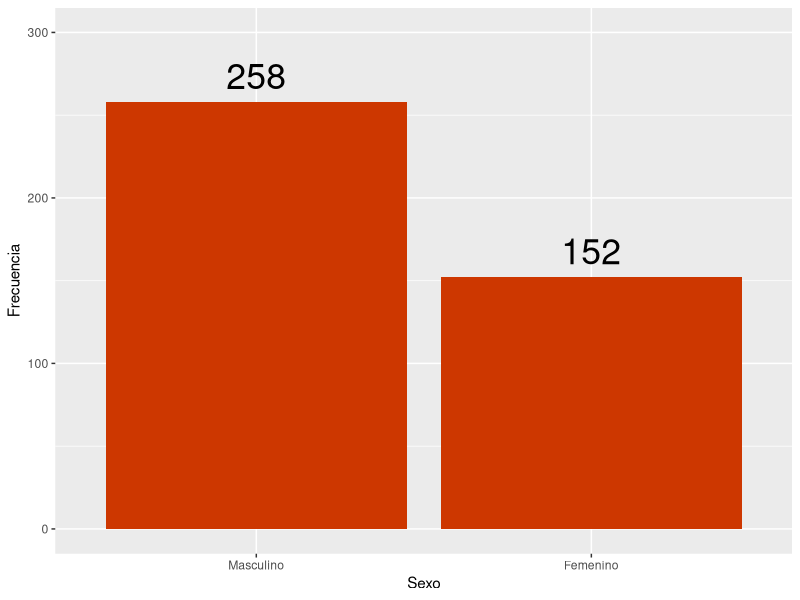
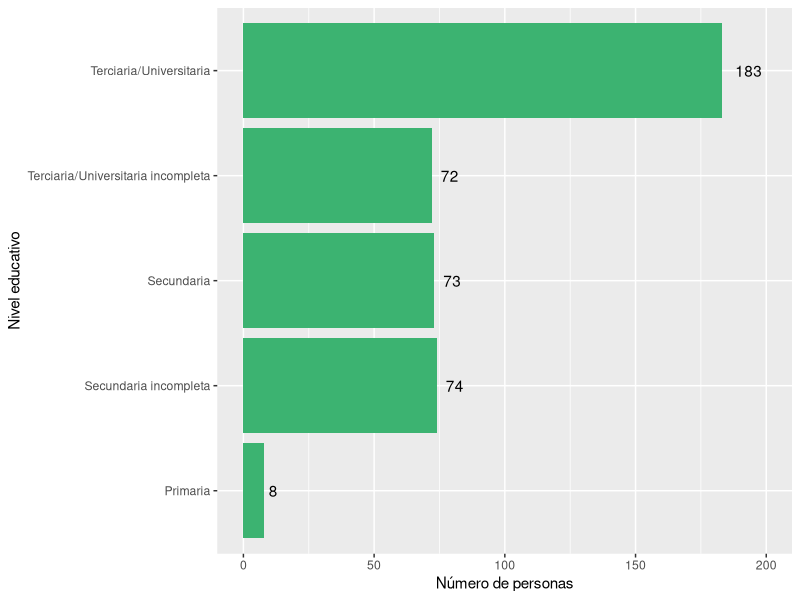
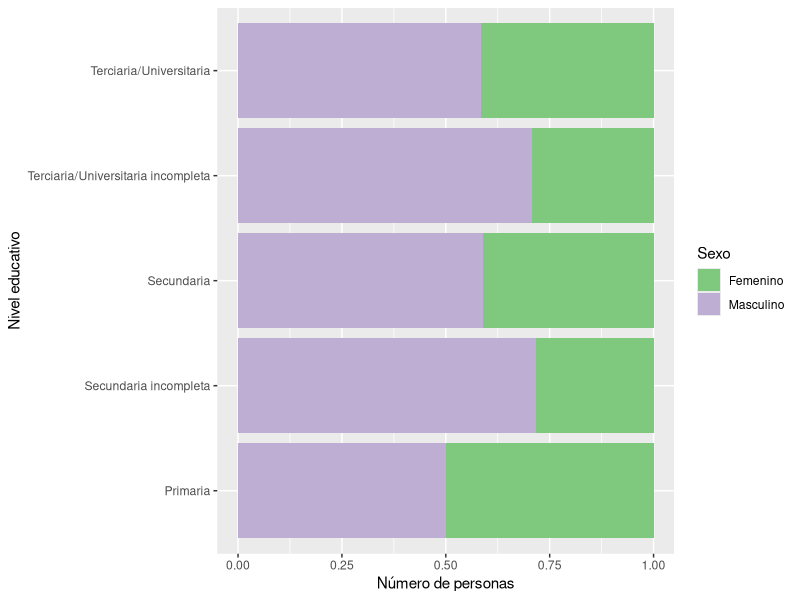
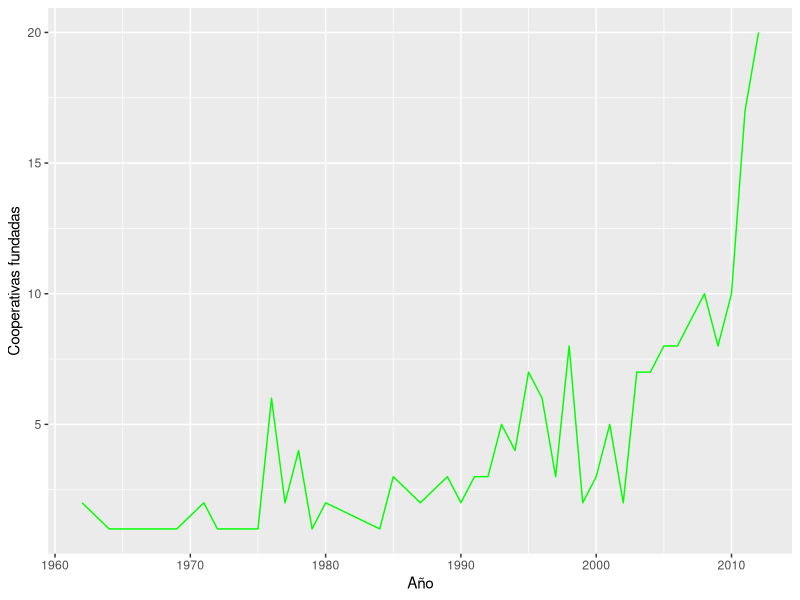
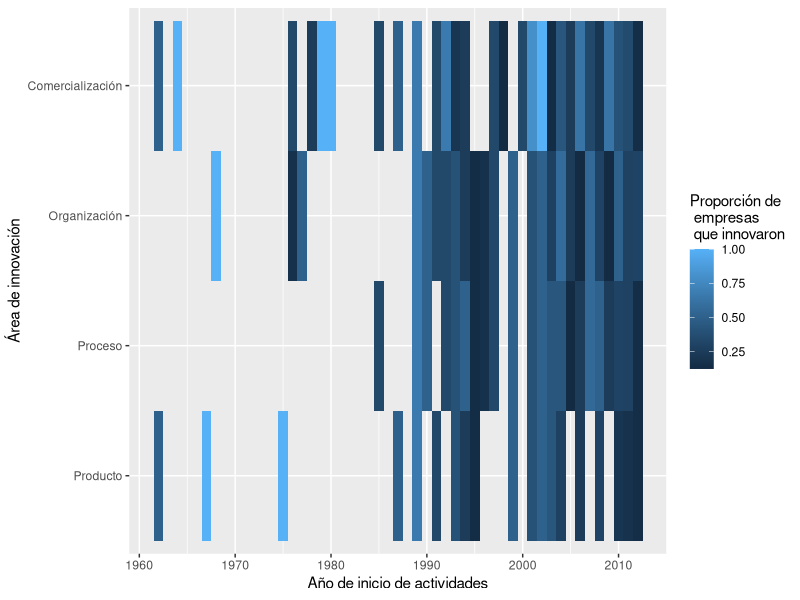
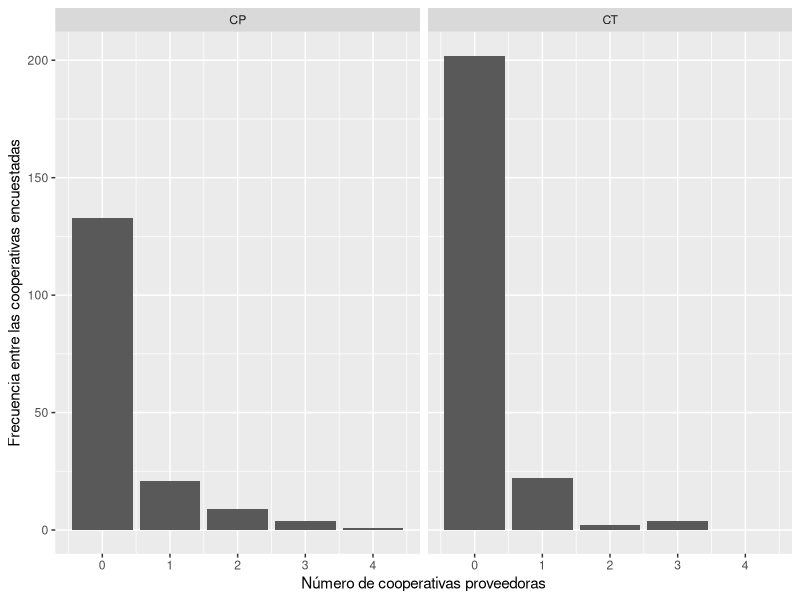
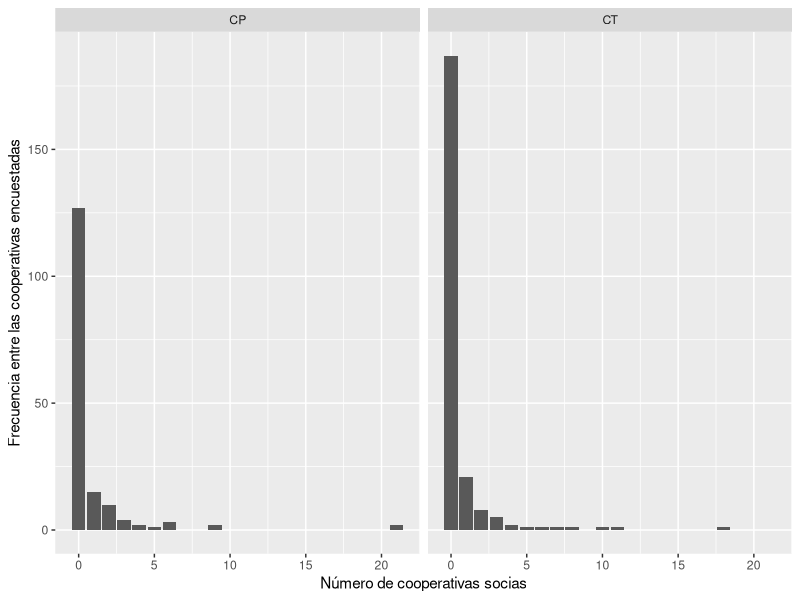
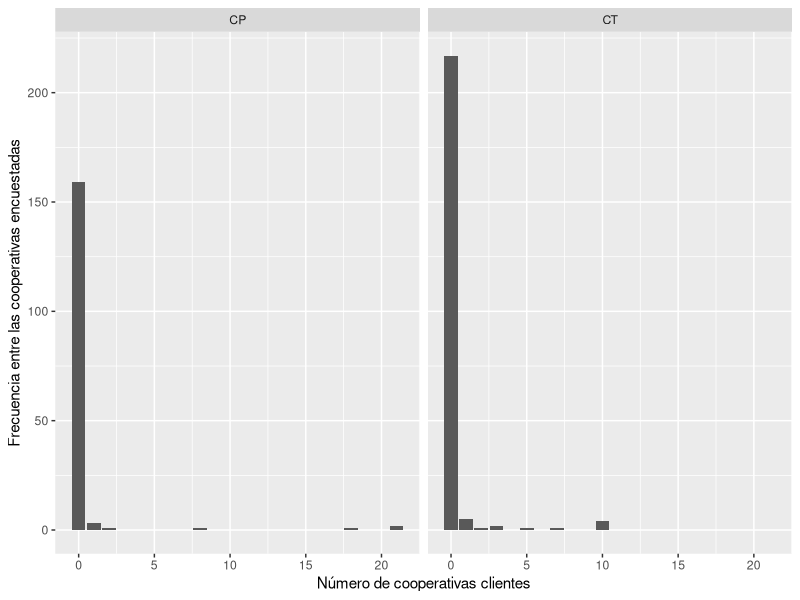

The R script that drew these images, in order:
## ---- chunk 1
knitr::opts_chunk$set(echo = FALSE, fig.pos = 'hbpt')
## ---- chunk 2
### PREPARACIÓN DE LOS DATOS ###

library(tidyverse)
library(haven)
library(xtable)
library(lubridate)

datos <- read_dta("Datos/2011_2013panel.dta")

#Datos sobre: info general, cantidad de ocupados segun categorias   

gen_ocup <- datos %>% select(form, año, cp, ct, a22cargo, a4, a11a1, a11a2, a11a3,b1, starts_with("b2a", ignore.case = FALSE), starts_with("b2b", ignore.case = FALSE), starts_with("b3soc"))

#Datos sobre: supervisión y conflicto: gestion, ausentismo

sup_conf <- datos %>%
  select(form, año, f21, f22, f23, f3, f3b1, f3b2, f3b3, f4bactitud, f4ccalidad)

  
#Datos sobre: tecnologia e innovación

tecno <- datos %>%
  select(form, año, g11:g31, g31:g31resul, g4proc:g422emp, g41a, g41b, g43a:g44b)
  
#Opiniones del entrevistado

opinion <- datos %>%
  select(form, año, h1posturaa, h5pacienci, h84educaci, h89sexo)

##Remuneraciones

#Salarios nominales promedio por categoria
Salarios <- datos %>% 
  select(form, año, c31asal:c36rs) 

##Inversion y financiamiento

EdiCons <- datos %>%
  select(Capital=d11capcap, Gastos= d11invgasg, Ingresos=d11invingi, Inversiones=d11invinv, Activo=d11actact)

TotAct <- datos %>%
  select(d16captot:d16acttot)

TotPas <- datos %>%
  select(d2tot)


#Trabajadores que ingresaron y dejaron la cooperativa por edad.
TraIng <- datos %>%
  select(año, b18a35soc:b18atot)

TraDej <- datos %>%
  select(año, b14a35soc:b14atot)

## ---- chunk 3
opinion %>%
  filter(is.na(h89sexo) == FALSE) %>%  #En el primer anio no se pregunto
  ggplot(aes(as.factor(h89sexo))) +
  geom_bar(fill = "orangered3") +
  labs(x = "Sexo", y = "Frecuencia") +
  scale_x_discrete(labels = c("Masculino", "Femenino") ) +
  geom_text(aes(y = (..count..), label = (..count..)), stat = "count", vjust = -.5, size = 9) +
  ylim(0, 300)
## ---- chunk 4
opinion %>%
  filter(is.na(h89sexo) == FALSE) %>%  #En el primer anio no se pregunto
  ggplot() +
  geom_bar(aes(as.factor(h84educaci)), fill = "mediumseagreen") +
  scale_x_discrete(labels = c("Primaria", "Secundaria incompleta", "Secundaria", "Terciaria/Universitaria incompleta", "Terciaria/Universitaria")) +
  coord_flip() +
  labs(x = "Nivel educativo", y = "Número de personas") +
  geom_text(aes(x = h84educaci, y = (..count..), label = (..count..)), stat = "count", hjust = -.5) + ylim(0, 200)
## ---- chunk 5
opinion %>%
  filter(is.na(h89sexo) == FALSE) %>%
  mutate(h89sexo = recode(h89sexo, `1` = "Masculino", `2` = "Femenino")) %>%
  ggplot() +
  geom_bar(aes(as.factor(h84educaci), fill = as.factor(h89sexo)), position = "fill") +
  scale_fill_discrete(labels = c("Masculino", "Femenino")) +
  scale_fill_brewer(palette = "Accent") +
  scale_x_discrete(labels = c("Primaria", "Secundaria incompleta", "Secundaria", "Terciaria/Universitaria incompleta", "Terciaria/Universitaria")) +
  coord_flip() +
  labs(x = "Nivel educativo", y = "Número de personas", fill = "Sexo") 
## ---- chunk 6
#Cuanta gente dejó e ingresó a la cooperativa por tramos de edad?

TraDej %>% 
  filter(año == 2) %>%
  gather("Tramos", "Cantidad", -año) %>%
  mutate(Tramos = recode(Tramos, b14a35tot = "Menores de 35 años", b14a36a50t = "Entre 36-50 años", b14a51tot = "Mayores de 51 años", b14atotsoc = "Total de socios", b14atotasa = "Total de asalariados", b14atot = "Total de trabajadores"))

    
## ---- chunk 7
inno_arr <- datos %>%
  select(form, año, cp, a4, g4prod, g4proc, g4org, g4com) %>%
  mutate(a4 = as.Date(a4, format = "%d/%m/%Y")) %>%
  filter(a4 > "1800-01-01" & a4 < "2013-01-01", is.na(g4prod) == FALSE, is.na(g4proc) == FALSE, is.na(g4org) == FALSE, is.na(g4com) == FALSE, cp == 1)

inno_arr %>%
  mutate(a4 = year(a4)) %>%
  group_by(a4) %>%
  summarise(n = n()) %>%
  ggplot() +
  geom_line(aes(x = a4, y = n), color = "green") +
  labs(x = "Año", y = "Cooperativas fundadas")
## ---- chunk 8
inno_arr %>%
  gather("tipo", "hubo", g4prod, g4proc, g4org, g4com) %>%
  mutate(a4 = year(a4), hubo = recode(hubo, `1` = "Sí", `2` = "No")) %>%
  group_by(a4, tipo, hubo) %>%
  summarise(n = n()) %>%
  mutate(prop = n/sum(n)) %>%
  filter(hubo != "No") %>%
  ggplot() +
  geom_tile(aes(x = a4, y = tipo, fill = prop)) +
  scale_y_discrete(labels = c("Producto", "Proceso", "Organización", "Comercialización")) + 
  labs(x = "Año de inicio de actividades", y = "Área de innovación", fill = "Proporción de \n empresas \n que innovaron") 
## ---- chunk 9

#Se podria hacer reactivo en shiny
#ver outliers

gen_ocup %>%
  mutate(tipo_coop = case_when(cp == 1 & is.na(ct) ~ "CP", ct == 1  ~ "CT")) %>%
  filter(a11a1 < 500) %>% #Hay un outlier que afecta la grafica
  ggplot() + 
  geom_bar(aes(x = a11a1)) +
  facet_wrap(vars(tipo_coop)) +
  labs(x = "Número de cooperativas proveedoras", y = "Frecuencia entre las cooperativas encuestadas")
## ---- chunk 10

#Se podria hacer reactivo en shiny
#Conviene hacerlo en proporciones, sacar el 0 o algo para presentarlo mejor? 
#Capaz se puede sacar el 0 y ponerlo en un comentario del grafico


gen_ocup %>%
  mutate(tipo_coop = case_when(cp == 1 & is.na(ct) ~ "CP", ct == 1  ~ "CT")) %>%
  filter(a11a2 < 500) %>% #Hay un outlier que afecta la grafica
  ggplot() + 
  geom_bar(aes(x = a11a2)) +
  facet_wrap(vars(tipo_coop)) +
  labs(x = "Número de cooperativas socias", y = "Frecuencia entre las cooperativas encuestadas")

## ---- chunk 11

#Se podria hacer reactivo en shiny

gen_ocup %>%
  mutate(tipo_coop = case_when(cp == 1 & is.na(ct) ~ "CP", ct == 1  ~ "CT")) %>%
  filter(a11a3 < 500) %>% #Hay un outlier que afecta la grafica
  ggplot() + 
  geom_bar(aes(x = a11a3)) +
  facet_wrap(vars(tipo_coop)) +
  labs(x = "Número de cooperativas clientes", y = "Frecuencia entre las cooperativas encuestadas")
## ---- chunk 12
datos %>%
  select(form, año, g31:g31resul) %>%
  rename("invierte"= g31, "monto"= g31inv, "resultado"= g31resul) %>%
  mutate(resultado= recode(resultado, `1` = "Muy malo", `2` = "Malo", `3` = "Nulo", `4` = "Bueno", `5` = "Muy bueno")) %>%
  ggplot() +
  geom_boxplot(aes(x= resultado, y= monto))



## ---- chunk 13

## ---- chunk 14
ggplot(inno_arr) +
  geom_bar(aes(year(a4), fill = as.factor(g4prod)), position = "fill") +
  scale_fill_discrete(labels = c("Si", "No" )) +
  labs(x = "Año de inicio de actividades", y = "Proporción", fill = "¿Hubo innovación en producto?")

## ---- chunk 15

ggplot(inno_arr) +
  geom_bar(aes(year(a4), fill = as.factor(g4proc)), position = "fill") +
  scale_fill_discrete(labels = c("Si", "No" )) +
  labs(x = "Año de inicio de actividades", y = "Proporción", fill = "¿Hubo innovación en proceso?")

## ---- chunk 16

ggplot(inno_arr) +
  geom_bar(aes(year(a4), fill = as.factor(g4org)), position = "fill") +
  scale_fill_discrete(labels = c("Si", "No" )) +
  labs(x = "Año de inicio de actividades", y = "Proporción", fill = "¿Hubo innovación en organización?")

## ---- chunk 17

ggplot(inno_arr) +
  geom_bar(aes(year(a4), fill = as.factor(g4com)), position = "fill") +
  scale_fill_discrete(labels = c("Si", "No" )) +
  labs(x = "Año de inicio de actividades", y = "Proporción", fill = "¿Hubo innovación en comercialización?")
